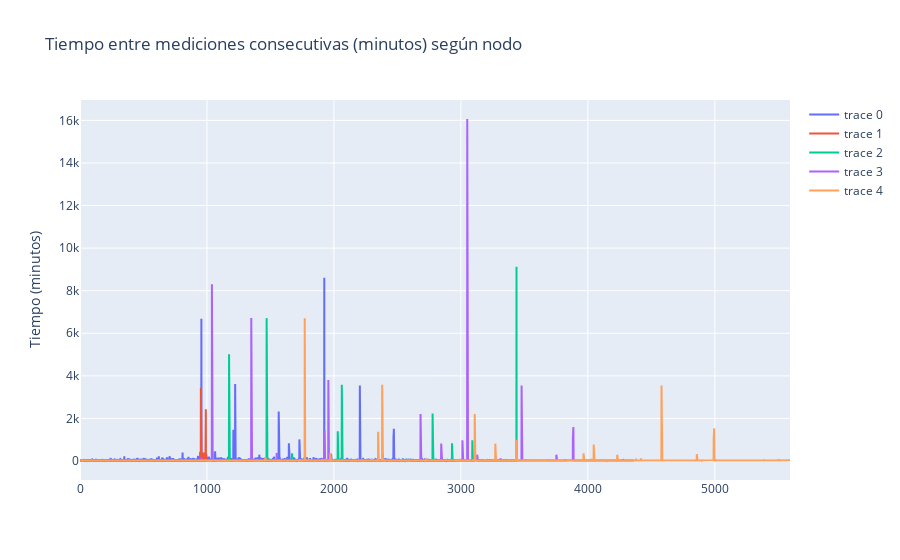

The cell this chart's notebook holds for it:
### Code cell
import plotly.graph_objects as go
fig = go.Figure()

for i in t:
    import plotly.express as px
    fig.add_trace(go.Scatter(y=i, mode="lines"))
    data = [fig.update_layout( title =  "Tiempo entre mediciones consecutivas (minutos) según nodo",
                   xaxis_title='',
                   yaxis_title='Tiempo (minutos)')]
fig.show()

### Figure 1 — Plotly figure (JSON) as saved in the notebook; plotly's stock layout.template omitted (floating-point values rounded to 4 significant figures; data arrays with more than 128 entries replaced by an {"elided": "..."} marker saying what was removed)
{"data": [{"mode": "lines", "type": "scatter", "y": {"elided": "2957 float values"}}, {"mode": "lines", "type": "scatter", "y": {"elided": "997 float values"}}, {"mode": "lines", "type": "scatter", "y": {"elided": "3440 float values"}}, {"mode": "lines", "type": "scatter", "y": {"elided": "4364 float values"}}, {"mode": "lines", "type": "scatter", "y": {"elided": "5593 float values"}}], "layout": {"autosize": true, "title": {"text": "Tiempo entre mediciones consecutivas (minutos) según nodo"}, "xaxis": {"autorange": true, "range": [0, 5592], "title": {"text": ""}}, "yaxis": {"autorange": true, "range": [-892.3, 16960.0], "title": {"text": "Tiempo (minutos)"}, "type": "linear"}}}
